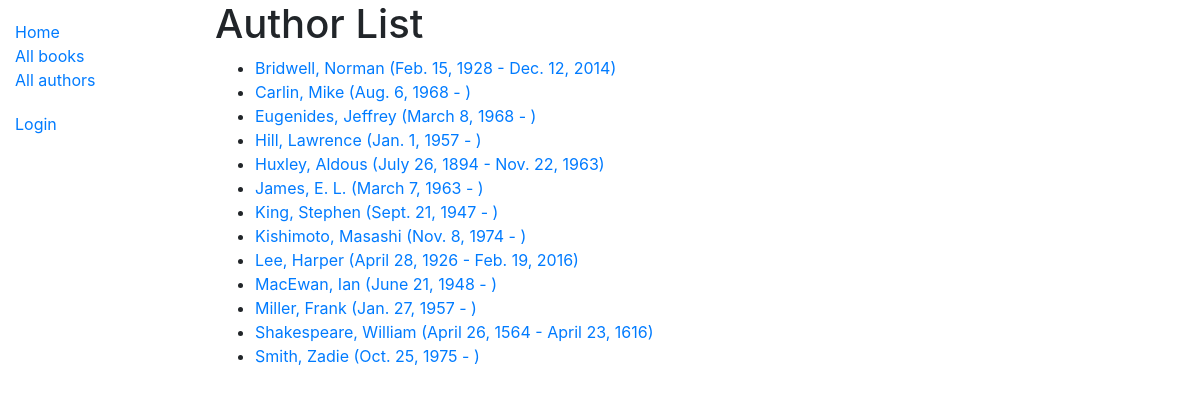
Screenshot of /catalog/authors/ with the database file from the repository.
### catalog/models.py (models this page shows)
class Author(models.Model):
    first_name = models.CharField(max_length=100)
    last_name = models.CharField(max_length=100)
    date_of_birth = models.DateField(null=True, blank=True)
    date_of_death = models.DateField('Died', null=True, blank=True)
    class Meta:
        ordering = ['last_name', 'first_name']
    def get_absolute_url(self):
        return reverse('author-detail', args=[str(self.id)])
    def __str__(self):
        return f'{self.last_name}, {self.first_name}'

### catalog/views.py (the view)
# urls.py: path('authors/', views.AuthorListView.as_view(), name='authors'),
class AuthorListView(generic.ListView):
    model=Author

### catalog/templates/catalog/author_list.html
{% extends "base_generic.html" %}
{% block content %}
<h1>Author List</h1>
{% if author_list %}
  <ul>
  {% for author in author_list %}
    <li>
      <a href="{{ author.get_absolute_url }}">
      {{ author }} ({{author.date_of_birth}} - {% if author.date_of_death %}{{author.date_of_death}}{% endif %})
      </a>
    </li>
  {% endfor %}
 </ul>
{% else %}
  <p>There are no authors available.</p>
{% endif %}
{% endblock %}

### rows the page displays
Author: last_name+first_name "Bridwell, Norman", date_of_birth "Feb. 15, 1928", date_of_death "Dec. 12, 2014"
Author: last_name+first_name "Carlin, Mike", date_of_birth "Aug. 6, 1968"
Author: last_name+first_name "Eugenides, Jeffrey", date_of_birth "March 8, 1968"
Author: last_name+first_name "Hill, Lawrence", date_of_birth "Jan. 1, 1957"
Author: last_name+first_name "Huxley, Aldous", date_of_birth "July 26, 1894", date_of_death "Nov. 22, 1963"
Author: last_name+first_name "James, E. L.", date_of_birth "March 7, 1963"
Author: last_name+first_name "King, Stephen", date_of_birth "Sept. 21, 1947"
Author: last_name+first_name "Kishimoto, Masashi", date_of_birth "Nov. 8, 1974"
Author: last_name+first_name "Lee, Harper", date_of_birth "April 28, 1926", date_of_death "Feb. 19, 2016"
Author: last_name+first_name "MacEwan, Ian", date_of_birth "June 21, 1948"
Author: last_name+first_name "Miller, Frank", date_of_birth "Jan. 27, 1957"
Author: last_name+first_name "Shakespeare, William", date_of_birth "April 26, 1564", date_of_death "April 23, 1616"
Author: last_name+first_name "Smith, Zadie", date_of_birth "Oct. 25, 1975"
